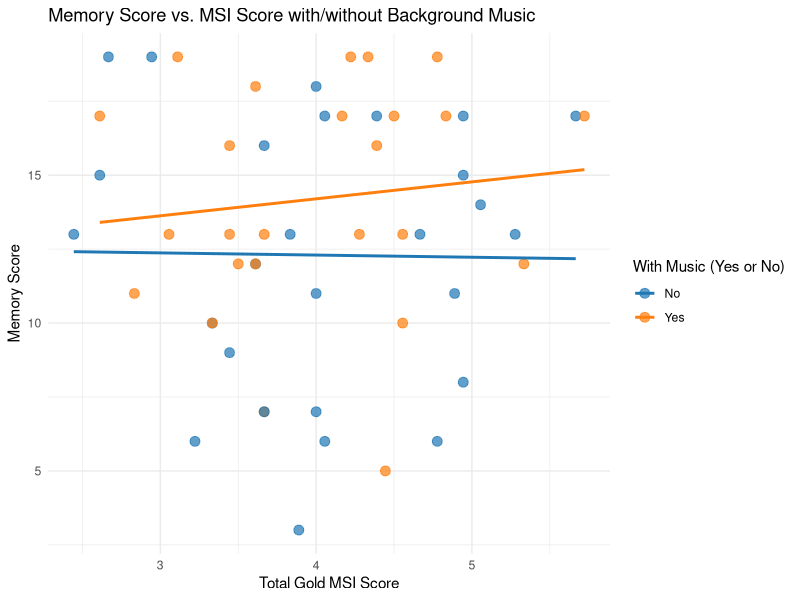
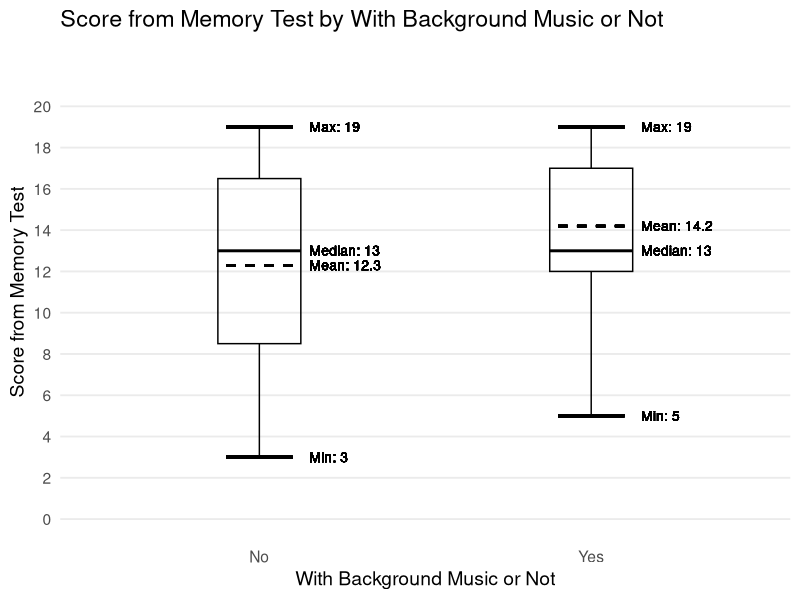
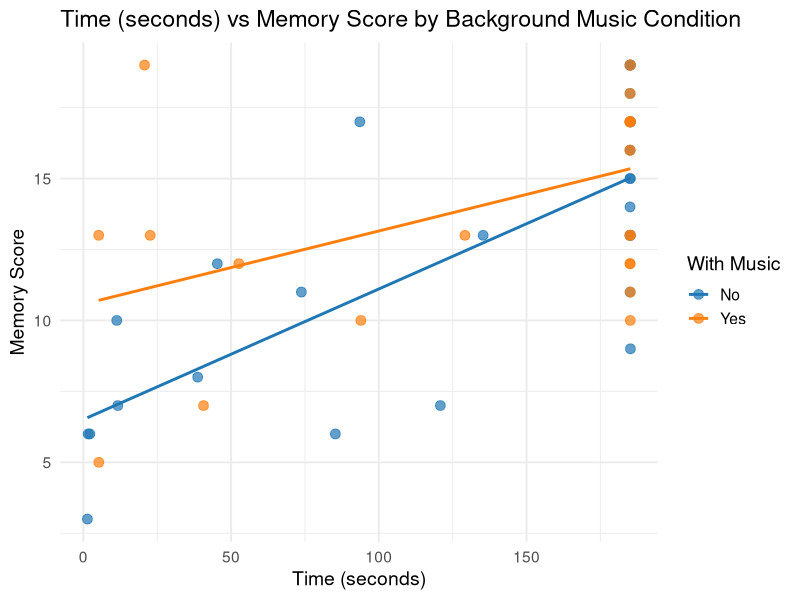

These figures' R source, in order:
## ---- chunk 1
#| include: false
library(tidyverse)

## ---- chunk 2
#| title: Memory Test Scores dependant on Background Music and Music Proficiency
#| standalone: true
#| echo: false

library(ggplot2)
library(dplyr)

df <- read.csv("qualtrics data.csv")

df <- df %>%
  rename(
    With.music.or.not = Music.Background,
    Memory.Score = Score,
    Total.Gold.MSI.Score = TOTAL.MSI.SCORE
  )

ggplot(df, aes(
  x = Total.Gold.MSI.Score,
  y = Memory.Score,
  color = With.music.or.not
)) +
  geom_point(size = 3, alpha = 0.7) +
  geom_smooth(method = "lm", se = FALSE) +
  scale_color_manual(
    values = c(
      "No" = "#1f77b4",
      "Yes" = "#ff7f0e"
    )
  ) +
  labs(
    title = "Memory Score vs. MSI Score with/without Background Music",
    x = "Total Gold MSI Score",
    y = "Memory Score",
    color = "With Music (Yes or No)"
  ) +
  theme_minimal()
## ---- chunk 3
#| title: Boxplot of Memory Scores based on with/without Background Music
#| standalone: true
#| echo: false

library(dplyr)
library(ggplot2)

df <- df %>%
  mutate(With.music.or.not = factor(With.music.or.not, levels = c("No", "Yes")))

stats <- df %>%
  group_by(With.music.or.not) %>%
  summarise(
    Q1 = quantile(Memory.Score, 0.25),
    Q3 = quantile(Memory.Score, 0.75),
    IQR = Q3 - Q1,
    lower = max(min(Memory.Score), Q1 - 1.5 * IQR),
    upper = min(max(Memory.Score), Q3 + 1.5 * IQR),
    mean = mean(Memory.Score),
    median = median(Memory.Score),
    min = min(Memory.Score),
    max = max(Memory.Score),
    xpos = as.numeric(With.music.or.not),
    .groups = "drop"
  )

ggplot(df, aes(
  x = With.music.or.not,
  y = Memory.Score
)) +
  geom_boxplot(
    width = 0.25,
    outlier.shape = 16,
    outlier.size = 2.5,
    color = "black",
    fill = NA
  ) +
  geom_segment(
    data = stats,
    aes(x = xpos - 0.1, xend = xpos + 0.1, y = lower, yend = lower),
    linewidth = 0.9
  ) +
  geom_segment(
    data = stats,
    aes(x = xpos - 0.1, xend = xpos + 0.1, y = upper, yend = upper),
    linewidth = 0.9
  ) +
  geom_segment(
    data = stats,
    aes(x = xpos - 0.1, xend = xpos + 0.1, y = mean, yend = mean),
    linewidth = 0.8,
    linetype = "dashed"
  ) +
  geom_text(
    data = stats,
    aes(x = xpos + 0.15, y = median, label = paste0("Median: ", round(median, 2))),
    hjust = 0,
    size = 3.5
  ) +
  geom_text(
    data = stats,
    aes(x = xpos + 0.15, y = mean, label = paste0("Mean: ", round(mean, 2))),
    hjust = 0,
    size = 3.5
  ) +
  geom_text(
    data = stats,
    aes(x = xpos + 0.15, y = lower, label = paste0("Min: ", round(min, 2))),
    hjust = 0,
    size = 3.5
  ) +
  geom_text(
    data = stats,
    aes(x = xpos + 0.15, y = upper, label = paste0("Max: ", round(max, 2))),
    hjust = 0,
    size = 3.5
  ) +
  scale_y_continuous(limits = c(0, 22), breaks = seq(0, 20, 2)) +
  labs(
    title = "Score from Memory Test by With Background Music or Not",
    x = "With Background Music or Not",
    y = "Score from Memory Test"
  ) +
  theme_minimal(base_size = 14) +
  theme(
    panel.grid.major.x = element_blank(),
    panel.grid.minor = element_blank(),
    legend.position = "none"
  )
## ---- chunk 4
#| title: How does time taken to memorize words impact test score?
#| standalone: true
#| echo: false

# Plot
ggplot(df, aes(
    x = Time,
    y = Memory.Score,
    color = With.music.or.not
)) +
    geom_point(size = 3, alpha = 0.7) +
    geom_smooth(method = "lm", se = FALSE) +
    scale_color_manual(
        values = c(
            "No" = "#1f77b4",   # blue
            "Yes" = "#ff7f0e"   # orange
        )
    ) +
    labs(
        title = "Time (seconds) vs Memory Score by Background Music Condition",
        x = "Time (seconds)",
        y = "Memory Score",
        color = "With Music"
    ) +
    theme_minimal(base_size = 14)
